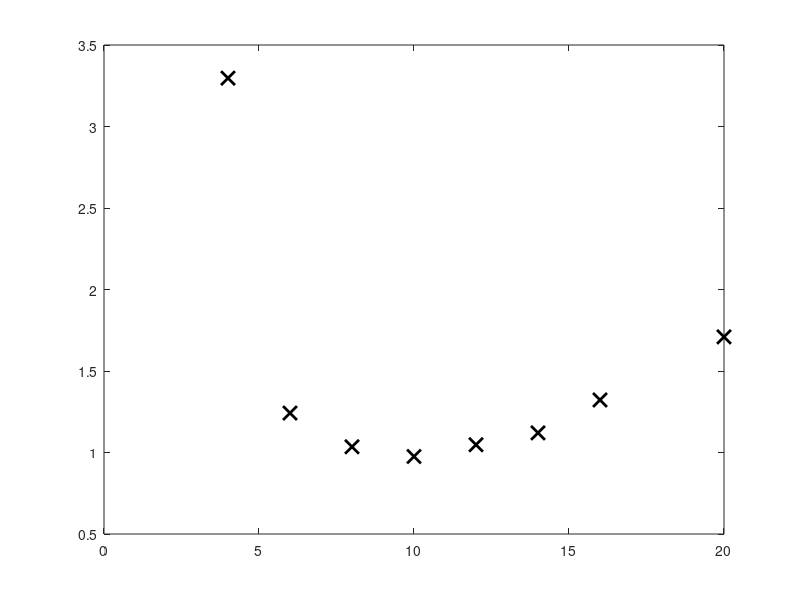

This figure's MATLAB source: (Note: this script raises an error after producing the figure.)
clear;clc;
rp = 100e-9;
x = [4,6,8,10,12,14,16,20];
l = [402.1087, 429.5096, 458.2806, 485.6815, 514.4525, 541.8534, 569.2543, 621.3161] * 1e-9;
v = [6.3246E-04, 7.4848E-04, 7.6214E-04, 7.4321E-04, 7.0689E-04, 6.7155E-04, 6.3511E-04, 5.7362E-04];
r = [40.4, 40.1, 39.7, 39.4, 39.2, 38.9, 38.7, 38.4] * 1e-9;
k = [5.0519E-18, 8.3021E-18, 1.0335E-17, 1.1778E-17, 1.2549E-17, 1.3031E-17, 1.3244E-17, 1.3516E-17];
D = [8.3832E-10, 3.9926E-10, 3.6166E-10, 3.5211E-10, 3.8109E-10, 4.0779E-10, 4.7811E-10, 6.0927E-10];
c = (l ./ (l-2*rp) + l ./ (sqrt(2)*l-2*rp) * 4 + l ./ (sqrt(3)*l-2*rp) * 4) / 9;
k0 = (r .^ 4) ./ (l .^ 2) .* c;
D0 = l .* v;
y = D ./ D0;
cla;
plot(x, y, 'kx', 'MarkerSize', 10, 'Linewidth', 2);
hold on;
[xx, yy] = Uniform_BSpline(x, y, 3);
plot(xx, yy, 'r', 'Linewidth', 2);
p = polyfit(x(end-2:end), y(end-2:end), 1);
x3 = 0:26;
y3 = polyval(p, x3);
corr = corrcoef(x3, y3);
plot(x3, y3, 'g:', 'Linewidth', 2);
axis([0, 20, 0, 4]);
title('Coordination Number Function');
xlabel('Coordination Number \zeta');
ylabel('f_0(\zeta)');
text(11, 0.5, ['f_0(\zeta) = ', num2str(p(1), '%.2f'), '(\zeta - ', num2str(-p(2)/p(1), '%.2f'), ')'], 'Fontsize', 14);
legend('Simulation', 'B-Spline Fitting', 'Linear Continuation');